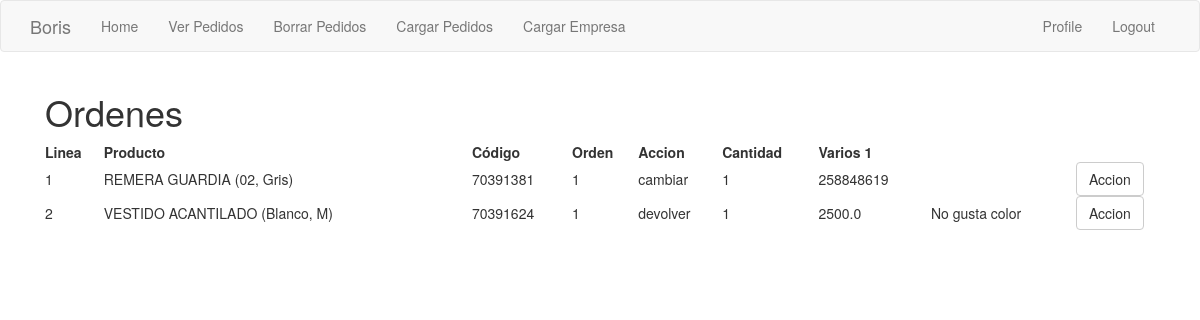
Screenshot of /orden/1 (signed in) with the database file from the repository.
### app/models.py (models this page shows, shortened)
class Order_detail(db.Model):
    Order_line_number = db.Column(db.String, primary_key=True)
    line_number = db.Column(db.Integer)
    prod_id = db.Column(db.Integer)
    name = db.Column(db.String(120))
    accion = db.Column(db.String(10))
    accion_cambiar_por = db.Column(db.Integer)
    accion_cantidad = db.Column(db.Integer)
    motivo = db.Column(db.String(50))
    monto_a_devolver = db.Column(db.Float)
    order = db.Column(db.Integer, db.ForeignKey('order_header.id'))

### app/main/routes.py (the view)
@bp.route('/orden/<orden_id>')
@login_required
def orden(orden_id):
    orden = Order_detail.query.filter_by(order=orden_id).all()
    return render_template('orden.html', orden=orden)

### app/main/routes.py (called while the page is built)
@bp.before_app_request
def before_request():
    if current_user.is_authenticated:
        current_user.last_seen = datetime.utcnow()
        db.session.commit()

### app/models.py (called while the page is built)
@login.user_loader
def load_user(id):
    return User.query.get(int(id))

### app/templates/orden.html
{% extends "base.html" %}
{% block app_content %}
    <div class='container'>
        <h1> Ordenes</h1>
        <table style="width:100%">
            <tr>
                <th>Linea</th>
                <th>Producto</th>
                <th>Código</th>
                <th>Orden</th>
                <th>Accion</th>
                <th>Cantidad</th>
                <th>Varios 1</th>
                <th></th>
            </tr>
            {% for i in orden %}
            <tr>
                <td>{{i['line_number']}}</td>
                <td>{{i['name']}}</td>
                <td>{{i['prod_id']}}</td>
                <td>{{i['order']}}</td>
                <td>{{i['accion']}}</td>
                <td>{{i['accion_cantidad']}}</td>
                <td>
                {% if i['accion'] == 'cambiar' %}
                    {{i['accion_cambiar_por']}}
                {% else %}
                    {{i['monto_a_devolver']}}
                {% endif %}
                </td>
                <td>{{i['motivo']}}</td>
                <td><a href="{ url_for('main.ver_pedidos'}">
                    <button class="btn btn-default"> Accion </button></td>
            </tr>
            {% endfor %}
        </table>
    </div>
{% endblock %}

### rows the page displays
Order_detail: line_number "1", name "REMERA GUARDIA (02, Gris)", prod_id "70391381", order "1", accion "cambiar", accion_cantidad "1", accion_cambiar_por "258848619"
Order_detail: line_number "2", name "VESTIDO ACANTILADO (Blanco, M)", prod_id "70391624", order "1", accion "devolver", accion_cantidad "1", monto_a_devolver "2500.0", motivo "No gusta color"

### other values shown
{{ 'Logout' }} "Logout"
